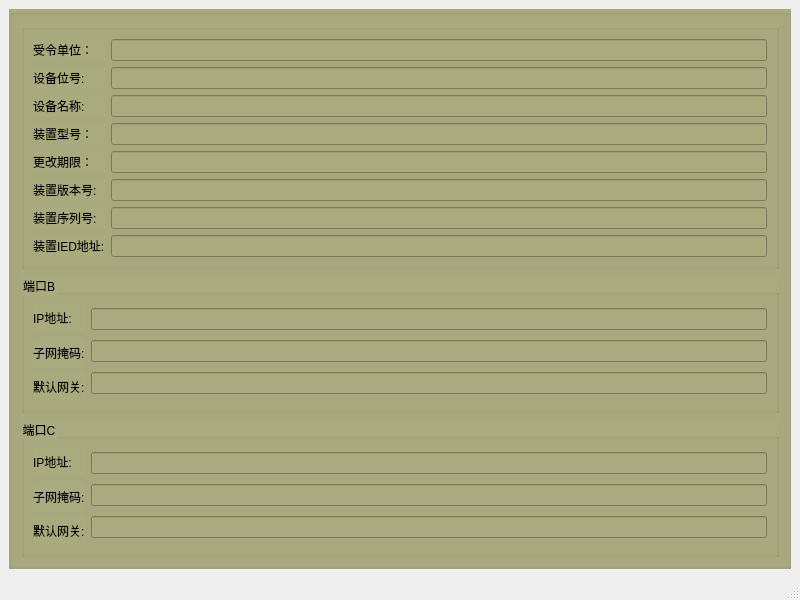
<?xml version="1.0" encoding="UTF-8"?>
<ui version="4.0">
 <class>BASIC_INFO</class>
 <widget class="QMainWindow" name="BASIC_INFO">
  <property name="geometry">
   <rect>
    <x>0</x>
    <y>0</y>
    <width>800</width>
    <height>600</height>
   </rect>
  </property>
  <property name="windowTitle">
   <string>MainWindow</string>
  </property>
  <widget class="QWidget" name="centralwidget">
   <layout class="QVBoxLayout" name="verticalLayout">
    <item>
     <widget class="QGroupBox" name="groupBox_3">
      <property name="minimumSize">
       <size>
        <width>180</width>
        <height>550</height>
       </size>
      </property>
      <property name="styleSheet">
       <string notr="true">font: 16pt &quot;隶书&quot;;
background-color: rgb(170, 170, 127);</string>
      </property>
      <property name="title">
       <string/>
      </property>
      <layout class="QVBoxLayout" name="verticalLayout_8">
       <item>
        <widget class="QGroupBox" name="groupBox_6">
         <property name="title">
          <string/>
         </property>
         <layout class="QHBoxLayout" name="horizontalLayout_4">
          <item>
           <layout class="QVBoxLayout" name="verticalLayout_6">
            <item>
             <widget class="QLabel" name="label_Organization">
              <property name="text">
               <string>受令单位：</string>
              </property>
             </widget>
            </item>
            <item>
             <widget class="QLabel" name="label_DeviceID">
              <property name="text">
               <string>设备位号:</string>
              </property>
             </widget>
            </item>
            <item>
             <widget class="QLabel" name="label_DevName">
              <property name="text">
               <string>设备名称:</string>
              </property>
             </widget>
            </item>
            <item>
             <widget class="QLabel" name="label_DevType">
              <property name="text">
               <string>装置型号：</string>
              </property>
             </widget>
            </item>
            <item>
             <widget class="QLabel" name="label_MOdifyDeadline">
              <property name="text">
               <string>更改期限：</string>
              </property>
             </widget>
            </item>
            <item>
             <widget class="QLabel" name="label_DevVersion">
              <property name="text">
               <string>装置版本号:</string>
              </property>
             </widget>
            </item>
            <item>
             <widget class="QLabel" name="label_DevSqeNo">
              <property name="text">
               <string>装置序列号:</string>
              </property>
             </widget>
            </item>
            <item>
             <widget class="QLabel" name="label_DevIEDAddr">
              <property name="text">
               <string>装置IED地址:</string>
              </property>
             </widget>
            </item>
           </layout>
          </item>
          <item>
           <layout class="QVBoxLayout" name="verticalLayout_7">
            <item>
             <widget class="QLineEdit" name="lineEdit__organization"/>
            </item>
            <item>
             <widget class="QLineEdit" name="lineEdit_DeviceID"/>
            </item>
            <item>
             <widget class="QLineEdit" name="lineEdit_DeviceName"/>
            </item>
            <item>
             <widget class="QLineEdit" name="lineEdit_DeviceType"/>
            </item>
            <item>
             <widget class="QLineEdit" name="lineEdit_DeadLine"/>
            </item>
            <item>
             <widget class="QLineEdit" name="lineEdit_DeviceVersionNo"/>
            </item>
            <item>
             <widget class="QLineEdit" name="lineEdit_DeviceSQE"/>
            </item>
            <item>
             <widget class="QLineEdit" name="lineEdit_DeviceIEDAddr"/>
            </item>
           </layout>
          </item>
         </layout>
        </widget>
       </item>
       <item>
        <widget class="QGroupBox" name="groupBox_4">
         <property name="title">
          <string>端口B</string>
         </property>
         <layout class="QHBoxLayout" name="horizontalLayout_2">
          <item>
           <layout class="QVBoxLayout" name="verticalLayout_2">
            <item>
             <widget class="QLabel" name="label_PortB_IP">
              <property name="text">
               <string>IP地址:</string>
              </property>
             </widget>
            </item>
            <item>
             <widget class="QLabel" name="label_PortB_Netmask">
              <property name="text">
               <string>子网掩码:</string>
              </property>
             </widget>
            </item>
            <item>
             <widget class="QLabel" name="label_PortB_Gateway">
              <property name="text">
               <string>默认网关:</string>
              </property>
             </widget>
            </item>
           </layout>
          </item>
          <item>
           <layout class="QVBoxLayout" name="verticalLayout_3">
            <item>
             <widget class="QLineEdit" name="lineEdit_PortB_IP"/>
            </item>
            <item>
             <widget class="QLineEdit" name="lineEdit_PortB_NetMask"/>
            </item>
            <item>
             <widget class="QLineEdit" name="lineEdit_PortB_Gateway"/>
            </item>
           </layout>
          </item>
         </layout>
        </widget>
       </item>
       <item>
        <widget class="QGroupBox" name="groupBox_5">
         <property name="title">
          <string>端口C</string>
         </property>
         <layout class="QHBoxLayout" name="horizontalLayout_3">
          <item>
           <layout class="QVBoxLayout" name="verticalLayout_4">
            <item>
             <widget class="QLabel" name="label_PortC_IP">
              <property name="text">
               <string>IP地址:</string>
              </property>
             </widget>
            </item>
            <item>
             <widget class="QLabel" name="label_PortC_Netmask">
              <property name="text">
               <string>子网掩码:</string>
              </property>
             </widget>
            </item>
            <item>
             <widget class="QLabel" name="label_PortC_Gateway">
              <property name="text">
               <string>默认网关:</string>
              </property>
             </widget>
            </item>
           </layout>
          </item>
          <item>
           <layout class="QVBoxLayout" name="verticalLayout_5">
            <item>
             <widget class="QLineEdit" name="lineEdit_PortC_IP"/>
            </item>
            <item>
             <widget class="QLineEdit" name="lineEdit_PortC_NetMask"/>
            </item>
            <item>
             <widget class="QLineEdit" name="lineEdit_PortC_Gateway"/>
            </item>
           </layout>
          </item>
         </layout>
        </widget>
       </item>
      </layout>
     </widget>
    </item>
   </layout>
  </widget>
  <widget class="QMenuBar" name="menubar">
   <property name="geometry">
    <rect>
     <x>0</x>
     <y>0</y>
     <width>800</width>
     <height>26</height>
    </rect>
   </property>
  </widget>
  <widget class="QStatusBar" name="statusbar"/>
 </widget>
 <resources/>
 <connections/>
</ui>
